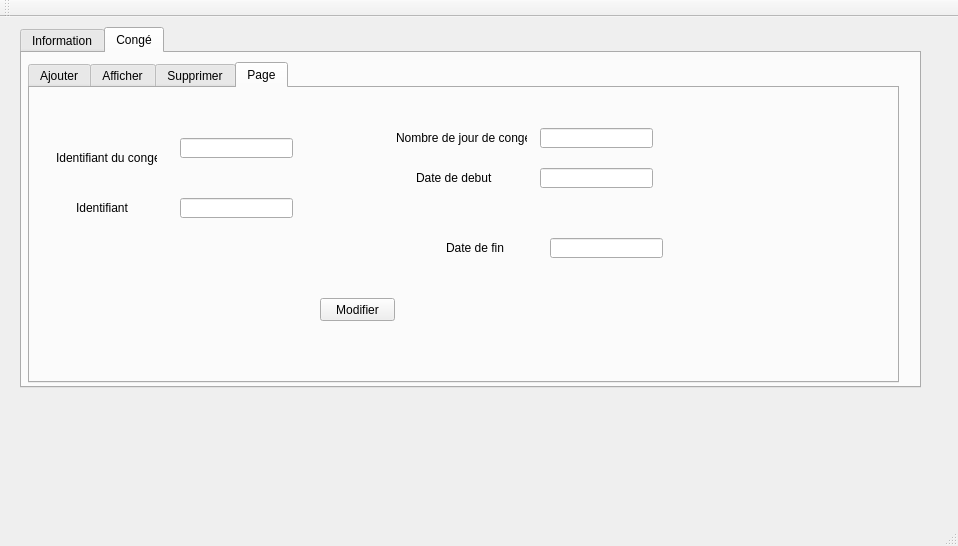
<?xml version="1.0" encoding="UTF-8"?>
<ui version="4.0">
 <class>MainWindow</class>
 <widget class="QMainWindow" name="MainWindow">
  <property name="geometry">
   <rect>
    <x>0</x>
    <y>0</y>
    <width>958</width>
    <height>546</height>
   </rect>
  </property>
  <property name="windowTitle">
   <string>Gestion du personnel</string>
  </property>
  <widget class="QWidget" name="centralWidget">
   <widget class="QTabWidget" name="tabWidget_2">
    <property name="geometry">
     <rect>
      <x>20</x>
      <y>10</y>
      <width>901</width>
      <height>361</height>
     </rect>
    </property>
    <property name="currentIndex">
     <number>1</number>
    </property>
    <widget class="QWidget" name="tab_4">
     <attribute name="title">
      <string>Information</string>
     </attribute>
     <widget class="QTabWidget" name="tabWidget">
      <property name="geometry">
       <rect>
        <x>10</x>
        <y>10</y>
        <width>871</width>
        <height>321</height>
       </rect>
      </property>
      <property name="currentIndex">
       <number>3</number>
      </property>
      <widget class="QWidget" name="tab">
       <attribute name="title">
        <string>Ajouter</string>
       </attribute>
       <widget class="QLabel" name="label">
        <property name="geometry">
         <rect>
          <x>20</x>
          <y>30</y>
          <width>61</width>
          <height>16</height>
         </rect>
        </property>
        <property name="text">
         <string>Identifiant</string>
        </property>
       </widget>
       <widget class="QLabel" name="label_2">
        <property name="geometry">
         <rect>
          <x>20</x>
          <y>90</y>
          <width>47</width>
          <height>13</height>
         </rect>
        </property>
        <property name="text">
         <string>Nom</string>
        </property>
       </widget>
       <widget class="QLabel" name="label_3">
        <property name="geometry">
         <rect>
          <x>20</x>
          <y>150</y>
          <width>47</width>
          <height>13</height>
         </rect>
        </property>
        <property name="text">
         <string>Prénom</string>
        </property>
       </widget>
       <widget class="QLineEdit" name="lineEdit_id">
        <property name="geometry">
         <rect>
          <x>130</x>
          <y>30</y>
          <width>113</width>
          <height>20</height>
         </rect>
        </property>
       </widget>
       <widget class="QLineEdit" name="lineEdit_nom">
        <property name="geometry">
         <rect>
          <x>130</x>
          <y>90</y>
          <width>113</width>
          <height>20</height>
         </rect>
        </property>
       </widget>
       <widget class="QLineEdit" name="lineEdit_prenom">
        <property name="geometry">
         <rect>
          <x>130</x>
          <y>150</y>
          <width>113</width>
          <height>20</height>
         </rect>
        </property>
       </widget>
       <widget class="QPushButton" name="pb_ajouter">
        <property name="geometry">
         <rect>
          <x>600</x>
          <y>260</y>
          <width>75</width>
          <height>23</height>
         </rect>
        </property>
        <property name="text">
         <string>Ajouter</string>
        </property>
       </widget>
       <widget class="QLineEdit" name="lineEdit_sexe">
        <property name="geometry">
         <rect>
          <x>130</x>
          <y>200</y>
          <width>113</width>
          <height>20</height>
         </rect>
        </property>
       </widget>
       <widget class="QLabel" name="label_5">
        <property name="geometry">
         <rect>
          <x>20</x>
          <y>200</y>
          <width>47</width>
          <height>13</height>
         </rect>
        </property>
        <property name="text">
         <string>Sexe</string>
        </property>
       </widget>
       <widget class="QLineEdit" name="lineEdit_etat">
        <property name="geometry">
         <rect>
          <x>390</x>
          <y>30</y>
          <width>113</width>
          <height>20</height>
         </rect>
        </property>
       </widget>
       <widget class="QLabel" name="label_6">
        <property name="geometry">
         <rect>
          <x>300</x>
          <y>30</y>
          <width>47</width>
          <height>13</height>
         </rect>
        </property>
        <property name="text">
         <string>Etat </string>
        </property>
       </widget>
       <widget class="QLineEdit" name="lineEdit_adresse">
        <property name="geometry">
         <rect>
          <x>390</x>
          <y>90</y>
          <width>113</width>
          <height>20</height>
         </rect>
        </property>
       </widget>
       <widget class="QLabel" name="label_7">
        <property name="geometry">
         <rect>
          <x>300</x>
          <y>90</y>
          <width>47</width>
          <height>13</height>
         </rect>
        </property>
        <property name="text">
         <string>Adresse</string>
        </property>
       </widget>
       <widget class="QLineEdit" name="lineEdit_departement">
        <property name="geometry">
         <rect>
          <x>390</x>
          <y>150</y>
          <width>113</width>
          <height>20</height>
         </rect>
        </property>
       </widget>
       <widget class="QLabel" name="label_8">
        <property name="geometry">
         <rect>
          <x>300</x>
          <y>150</y>
          <width>71</width>
          <height>16</height>
         </rect>
        </property>
        <property name="text">
         <string>Departement</string>
        </property>
       </widget>
       <widget class="QLineEdit" name="lineEdit_salaire">
        <property name="geometry">
         <rect>
          <x>390</x>
          <y>200</y>
          <width>113</width>
          <height>20</height>
         </rect>
        </property>
       </widget>
       <widget class="QLabel" name="label_9">
        <property name="geometry">
         <rect>
          <x>300</x>
          <y>200</y>
          <width>71</width>
          <height>16</height>
         </rect>
        </property>
        <property name="text">
         <string> Salaire</string>
        </property>
       </widget>
       <widget class="QLineEdit" name="lineEdit_commision">
        <property name="geometry">
         <rect>
          <x>670</x>
          <y>30</y>
          <width>113</width>
          <height>20</height>
         </rect>
        </property>
       </widget>
       <widget class="QLineEdit" name="lineEdit_nbr_prs">
        <property name="geometry">
         <rect>
          <x>670</x>
          <y>90</y>
          <width>113</width>
          <height>20</height>
         </rect>
        </property>
       </widget>
       <widget class="QLineEdit" name="lineEdit_nbr_abs">
        <property name="geometry">
         <rect>
          <x>670</x>
          <y>150</y>
          <width>113</width>
          <height>20</height>
         </rect>
        </property>
       </widget>
       <widget class="QLabel" name="label_10">
        <property name="geometry">
         <rect>
          <x>560</x>
          <y>30</y>
          <width>71</width>
          <height>16</height>
         </rect>
        </property>
        <property name="text">
         <string> Commision</string>
        </property>
       </widget>
       <widget class="QLabel" name="label_11">
        <property name="geometry">
         <rect>
          <x>560</x>
          <y>90</y>
          <width>111</width>
          <height>16</height>
         </rect>
        </property>
        <property name="text">
         <string>Nombre de presence</string>
        </property>
       </widget>
       <widget class="QLabel" name="label_12">
        <property name="geometry">
         <rect>
          <x>560</x>
          <y>150</y>
          <width>111</width>
          <height>16</height>
         </rect>
        </property>
        <property name="text">
         <string>Nombre d'absence</string>
        </property>
       </widget>
      </widget>
      <widget class="QWidget" name="tab_2">
       <attribute name="title">
        <string>Afficher</string>
       </attribute>
       <widget class="QTableView" name="tabinformation">
        <property name="geometry">
         <rect>
          <x>10</x>
          <y>10</y>
          <width>841</width>
          <height>191</height>
         </rect>
        </property>
       </widget>
       <widget class="QLabel" name="label_20">
        <property name="geometry">
         <rect>
          <x>30</x>
          <y>230</y>
          <width>61</width>
          <height>16</height>
         </rect>
        </property>
        <property name="text">
         <string>rechercher</string>
        </property>
       </widget>
       <widget class="QPushButton" name="pushButton_3">
        <property name="geometry">
         <rect>
          <x>220</x>
          <y>230</y>
          <width>75</width>
          <height>23</height>
         </rect>
        </property>
        <property name="text">
         <string>recherche</string>
        </property>
       </widget>
       <widget class="QLineEdit" name="lineEdit_information">
        <property name="geometry">
         <rect>
          <x>100</x>
          <y>230</y>
          <width>113</width>
          <height>20</height>
         </rect>
        </property>
       </widget>
       <widget class="QPushButton" name="pushButton_5">
        <property name="geometry">
         <rect>
          <x>210</x>
          <y>260</y>
          <width>75</width>
          <height>23</height>
         </rect>
        </property>
        <property name="text">
         <string>tri</string>
        </property>
       </widget>
      </widget>
      <widget class="QWidget" name="tab_3">
       <attribute name="title">
        <string>Supprimer</string>
       </attribute>
       <widget class="QLineEdit" name="lineEdit_id_2">
        <property name="geometry">
         <rect>
          <x>140</x>
          <y>30</y>
          <width>113</width>
          <height>20</height>
         </rect>
        </property>
       </widget>
       <widget class="QLabel" name="label_4">
        <property name="geometry">
         <rect>
          <x>20</x>
          <y>30</y>
          <width>61</width>
          <height>16</height>
         </rect>
        </property>
        <property name="text">
         <string>Identifiant</string>
        </property>
       </widget>
       <widget class="QPushButton" name="pb_supprimer">
        <property name="geometry">
         <rect>
          <x>240</x>
          <y>140</y>
          <width>75</width>
          <height>23</height>
         </rect>
        </property>
        <property name="text">
         <string>Supprimer</string>
        </property>
       </widget>
      </widget>
      <widget class="QWidget" name="tab_9">
       <attribute name="title">
        <string>Page</string>
       </attribute>
       <widget class="QLineEdit" name="lineEdit">
        <property name="geometry">
         <rect>
          <x>150</x>
          <y>30</y>
          <width>113</width>
          <height>20</height>
         </rect>
        </property>
       </widget>
       <widget class="QLineEdit" name="lineEdit_2">
        <property name="geometry">
         <rect>
          <x>150</x>
          <y>60</y>
          <width>113</width>
          <height>20</height>
         </rect>
        </property>
       </widget>
       <widget class="QLineEdit" name="lineEdit_3">
        <property name="geometry">
         <rect>
          <x>150</x>
          <y>90</y>
          <width>113</width>
          <height>20</height>
         </rect>
        </property>
       </widget>
       <widget class="QLineEdit" name="lineEdit_4">
        <property name="geometry">
         <rect>
          <x>150</x>
          <y>120</y>
          <width>113</width>
          <height>20</height>
         </rect>
        </property>
       </widget>
       <widget class="QLineEdit" name="lineEdit_10">
        <property name="geometry">
         <rect>
          <x>530</x>
          <y>120</y>
          <width>113</width>
          <height>20</height>
         </rect>
        </property>
       </widget>
       <widget class="QLineEdit" name="lineEdit_9">
        <property name="geometry">
         <rect>
          <x>530</x>
          <y>90</y>
          <width>113</width>
          <height>20</height>
         </rect>
        </property>
       </widget>
       <widget class="QLineEdit" name="lineEdit_8">
        <property name="geometry">
         <rect>
          <x>530</x>
          <y>60</y>
          <width>113</width>
          <height>20</height>
         </rect>
        </property>
       </widget>
       <widget class="QLineEdit" name="lineEdit_7">
        <property name="geometry">
         <rect>
          <x>530</x>
          <y>30</y>
          <width>113</width>
          <height>20</height>
         </rect>
        </property>
       </widget>
       <widget class="QLineEdit" name="lineEdit_6">
        <property name="geometry">
         <rect>
          <x>150</x>
          <y>180</y>
          <width>113</width>
          <height>20</height>
         </rect>
        </property>
       </widget>
       <widget class="QLineEdit" name="lineEdit_11">
        <property name="geometry">
         <rect>
          <x>530</x>
          <y>150</y>
          <width>113</width>
          <height>20</height>
         </rect>
        </property>
       </widget>
       <widget class="QLineEdit" name="lineEdit_51">
        <property name="geometry">
         <rect>
          <x>150</x>
          <y>150</y>
          <width>113</width>
          <height>20</height>
         </rect>
        </property>
       </widget>
       <widget class="QLabel" name="label_21">
        <property name="geometry">
         <rect>
          <x>80</x>
          <y>30</y>
          <width>47</width>
          <height>13</height>
         </rect>
        </property>
        <property name="text">
         <string>Identifiant</string>
        </property>
       </widget>
       <widget class="QLabel" name="label_22">
        <property name="geometry">
         <rect>
          <x>90</x>
          <y>90</y>
          <width>47</width>
          <height>13</height>
         </rect>
        </property>
        <property name="text">
         <string>prenom</string>
        </property>
       </widget>
       <widget class="QLabel" name="label_23">
        <property name="geometry">
         <rect>
          <x>90</x>
          <y>120</y>
          <width>47</width>
          <height>13</height>
         </rect>
        </property>
        <property name="text">
         <string>sexe</string>
        </property>
       </widget>
       <widget class="QLabel" name="label_24">
        <property name="geometry">
         <rect>
          <x>90</x>
          <y>150</y>
          <width>47</width>
          <height>13</height>
         </rect>
        </property>
        <property name="text">
         <string>etat</string>
        </property>
       </widget>
       <widget class="QLabel" name="label_25">
        <property name="geometry">
         <rect>
          <x>90</x>
          <y>180</y>
          <width>47</width>
          <height>13</height>
         </rect>
        </property>
        <property name="text">
         <string>adresse</string>
        </property>
       </widget>
       <widget class="QLabel" name="label_26">
        <property name="geometry">
         <rect>
          <x>440</x>
          <y>160</y>
          <width>47</width>
          <height>13</height>
         </rect>
        </property>
        <property name="text">
         <string>nbr_abs</string>
        </property>
       </widget>
       <widget class="QLabel" name="label_27">
        <property name="geometry">
         <rect>
          <x>440</x>
          <y>120</y>
          <width>47</width>
          <height>13</height>
         </rect>
        </property>
        <property name="text">
         <string>nbr_prs</string>
        </property>
       </widget>
       <widget class="QLabel" name="label_28">
        <property name="geometry">
         <rect>
          <x>440</x>
          <y>100</y>
          <width>47</width>
          <height>13</height>
         </rect>
        </property>
        <property name="text">
         <string>commision</string>
        </property>
       </widget>
       <widget class="QLabel" name="label_29">
        <property name="geometry">
         <rect>
          <x>440</x>
          <y>70</y>
          <width>47</width>
          <height>13</height>
         </rect>
        </property>
        <property name="text">
         <string>salaire</string>
        </property>
       </widget>
       <widget class="QLabel" name="label_30">
        <property name="geometry">
         <rect>
          <x>440</x>
          <y>40</y>
          <width>47</width>
          <height>13</height>
         </rect>
        </property>
        <property name="text">
         <string>departement</string>
        </property>
       </widget>
       <widget class="QLabel" name="label_31">
        <property name="geometry">
         <rect>
          <x>90</x>
          <y>70</y>
          <width>47</width>
          <height>13</height>
         </rect>
        </property>
        <property name="text">
         <string>Nom</string>
        </property>
       </widget>
       <widget class="QPushButton" name="pushButton_4">
        <property name="geometry">
         <rect>
          <x>510</x>
          <y>240</y>
          <width>75</width>
          <height>23</height>
         </rect>
        </property>
        <property name="text">
         <string>modifier</string>
        </property>
       </widget>
      </widget>
     </widget>
    </widget>
    <widget class="QWidget" name="tab_5">
     <attribute name="title">
      <string>Congé</string>
     </attribute>
     <widget class="QTabWidget" name="tabWidget_3">
      <property name="geometry">
       <rect>
        <x>6</x>
        <y>9</y>
        <width>871</width>
        <height>321</height>
       </rect>
      </property>
      <property name="currentIndex">
       <number>3</number>
      </property>
      <widget class="QWidget" name="tab_6">
       <attribute name="title">
        <string>Ajouter</string>
       </attribute>
       <widget class="QLabel" name="label_13">
        <property name="geometry">
         <rect>
          <x>40</x>
          <y>140</y>
          <width>61</width>
          <height>20</height>
         </rect>
        </property>
        <property name="text">
         <string>Identifiant</string>
        </property>
       </widget>
       <widget class="QLabel" name="label_14">
        <property name="geometry">
         <rect>
          <x>390</x>
          <y>60</y>
          <width>131</width>
          <height>21</height>
         </rect>
        </property>
        <property name="text">
         <string>Nombre de jour de conge</string>
        </property>
       </widget>
       <widget class="QLabel" name="label_15">
        <property name="geometry">
         <rect>
          <x>440</x>
          <y>130</y>
          <width>81</width>
          <height>16</height>
         </rect>
        </property>
        <property name="text">
         <string>Date de debut</string>
        </property>
       </widget>
       <widget class="QLabel" name="label_16">
        <property name="geometry">
         <rect>
          <x>440</x>
          <y>170</y>
          <width>71</width>
          <height>16</height>
         </rect>
        </property>
        <property name="text">
         <string>Date de fin</string>
        </property>
       </widget>
       <widget class="QPushButton" name="pb_ajouter_2">
        <property name="geometry">
         <rect>
          <x>540</x>
          <y>240</y>
          <width>75</width>
          <height>23</height>
         </rect>
        </property>
        <property name="text">
         <string>Ajouter</string>
        </property>
       </widget>
       <widget class="QLineEdit" name="lineEdit_id_3">
        <property name="geometry">
         <rect>
          <x>160</x>
          <y>140</y>
          <width>113</width>
          <height>20</height>
         </rect>
        </property>
       </widget>
       <widget class="QLineEdit" name="lineEdit_nbr_conge">
        <property name="geometry">
         <rect>
          <x>520</x>
          <y>60</y>
          <width>113</width>
          <height>20</height>
         </rect>
        </property>
       </widget>
       <widget class="QLineEdit" name="lineEdit_debut_conge">
        <property name="geometry">
         <rect>
          <x>520</x>
          <y>130</y>
          <width>113</width>
          <height>20</height>
         </rect>
        </property>
       </widget>
       <widget class="QLineEdit" name="lineEdit_fin_conge">
        <property name="geometry">
         <rect>
          <x>520</x>
          <y>170</y>
          <width>113</width>
          <height>20</height>
         </rect>
        </property>
        <property name="text">
         <string/>
        </property>
       </widget>
       <widget class="QLabel" name="label_18">
        <property name="geometry">
         <rect>
          <x>40</x>
          <y>80</y>
          <width>111</width>
          <height>16</height>
         </rect>
        </property>
        <property name="text">
         <string>Identifiant du conge</string>
        </property>
       </widget>
       <widget class="QLineEdit" name="lineEdit_id_conge">
        <property name="geometry">
         <rect>
          <x>160</x>
          <y>80</y>
          <width>113</width>
          <height>20</height>
         </rect>
        </property>
       </widget>
      </widget>
      <widget class="QWidget" name="tab_7">
       <attribute name="title">
        <string>Afficher</string>
       </attribute>
       <widget class="QTableView" name="tabconge">
        <property name="geometry">
         <rect>
          <x>10</x>
          <y>-10</y>
          <width>851</width>
          <height>231</height>
         </rect>
        </property>
       </widget>
       <widget class="QLineEdit" name="lineEdit_conge">
        <property name="geometry">
         <rect>
          <x>130</x>
          <y>250</y>
          <width>113</width>
          <height>20</height>
         </rect>
        </property>
       </widget>
       <widget class="QPushButton" name="pushButton_2">
        <property name="geometry">
         <rect>
          <x>250</x>
          <y>250</y>
          <width>75</width>
          <height>23</height>
         </rect>
        </property>
        <property name="text">
         <string>recherche</string>
        </property>
       </widget>
       <widget class="QLabel" name="label_19">
        <property name="geometry">
         <rect>
          <x>60</x>
          <y>250</y>
          <width>61</width>
          <height>16</height>
         </rect>
        </property>
        <property name="text">
         <string>rechercher</string>
        </property>
       </widget>
       <widget class="QPushButton" name="pushButton_6">
        <property name="geometry">
         <rect>
          <x>360</x>
          <y>250</y>
          <width>75</width>
          <height>23</height>
         </rect>
        </property>
        <property name="text">
         <string>trie</string>
        </property>
       </widget>
      </widget>
      <widget class="QWidget" name="tab_8">
       <attribute name="title">
        <string>Supprimer</string>
       </attribute>
       <widget class="QLineEdit" name="lineEdit_id_4">
        <property name="geometry">
         <rect>
          <x>140</x>
          <y>80</y>
          <width>113</width>
          <height>20</height>
         </rect>
        </property>
       </widget>
       <widget class="QLabel" name="label_17">
        <property name="geometry">
         <rect>
          <x>70</x>
          <y>80</y>
          <width>81</width>
          <height>16</height>
         </rect>
        </property>
        <property name="text">
         <string>Identifiant</string>
        </property>
       </widget>
       <widget class="QPushButton" name="pushButton">
        <property name="geometry">
         <rect>
          <x>250</x>
          <y>190</y>
          <width>75</width>
          <height>23</height>
         </rect>
        </property>
        <property name="text">
         <string>Supprimer</string>
        </property>
       </widget>
      </widget>
      <widget class="QWidget" name="tab_10">
       <attribute name="title">
        <string>Page</string>
       </attribute>
       <widget class="QLabel" name="label_32">
        <property name="geometry">
         <rect>
          <x>26</x>
          <y>60</y>
          <width>101</width>
          <height>20</height>
         </rect>
        </property>
        <property name="text">
         <string>Identifiant du conge</string>
        </property>
       </widget>
       <widget class="QLabel" name="label_33">
        <property name="geometry">
         <rect>
          <x>366</x>
          <y>40</y>
          <width>131</width>
          <height>20</height>
         </rect>
        </property>
        <property name="text">
         <string>Nombre de jour de conge</string>
        </property>
       </widget>
       <widget class="QLabel" name="label_34">
        <property name="geometry">
         <rect>
          <x>386</x>
          <y>80</y>
          <width>111</width>
          <height>20</height>
         </rect>
        </property>
        <property name="text">
         <string>Date de debut</string>
        </property>
       </widget>
       <widget class="QLabel" name="label_35">
        <property name="geometry">
         <rect>
          <x>416</x>
          <y>150</y>
          <width>91</width>
          <height>20</height>
         </rect>
        </property>
        <property name="text">
         <string>Date de fin</string>
        </property>
       </widget>
       <widget class="QLabel" name="label_36">
        <property name="geometry">
         <rect>
          <x>46</x>
          <y>110</y>
          <width>81</width>
          <height>20</height>
         </rect>
        </property>
        <property name="text">
         <string>Identifiant</string>
        </property>
       </widget>
       <widget class="QPushButton" name="pushButton_7">
        <property name="geometry">
         <rect>
          <x>290</x>
          <y>210</y>
          <width>75</width>
          <height>23</height>
         </rect>
        </property>
        <property name="text">
         <string>Modifier</string>
        </property>
       </widget>
       <widget class="QLineEdit" name="lineEdit_5">
        <property name="geometry">
         <rect>
          <x>150</x>
          <y>50</y>
          <width>113</width>
          <height>20</height>
         </rect>
        </property>
       </widget>
       <widget class="QLineEdit" name="lineEdit_12">
        <property name="geometry">
         <rect>
          <x>520</x>
          <y>150</y>
          <width>113</width>
          <height>20</height>
         </rect>
        </property>
       </widget>
       <widget class="QLineEdit" name="lineEdit_13">
        <property name="geometry">
         <rect>
          <x>510</x>
          <y>80</y>
          <width>113</width>
          <height>20</height>
         </rect>
        </property>
       </widget>
       <widget class="QLineEdit" name="lineEdit_14">
        <property name="geometry">
         <rect>
          <x>510</x>
          <y>40</y>
          <width>113</width>
          <height>20</height>
         </rect>
        </property>
       </widget>
       <widget class="QLineEdit" name="lineEdit_15">
        <property name="geometry">
         <rect>
          <x>150</x>
          <y>110</y>
          <width>113</width>
          <height>20</height>
         </rect>
        </property>
       </widget>
      </widget>
     </widget>
    </widget>
   </widget>
  </widget>
  <widget class="QMenuBar" name="menuBar">
   <property name="geometry">
    <rect>
     <x>0</x>
     <y>0</y>
     <width>958</width>
     <height>21</height>
    </rect>
   </property>
  </widget>
  <widget class="QToolBar" name="mainToolBar">
   <attribute name="toolBarArea">
    <enum>TopToolBarArea</enum>
   </attribute>
   <attribute name="toolBarBreak">
    <bool>false</bool>
   </attribute>
  </widget>
  <widget class="QStatusBar" name="statusBar"/>
 </widget>
 <layoutdefault spacing="6" margin="11"/>
 <resources/>
 <connections/>
</ui>
